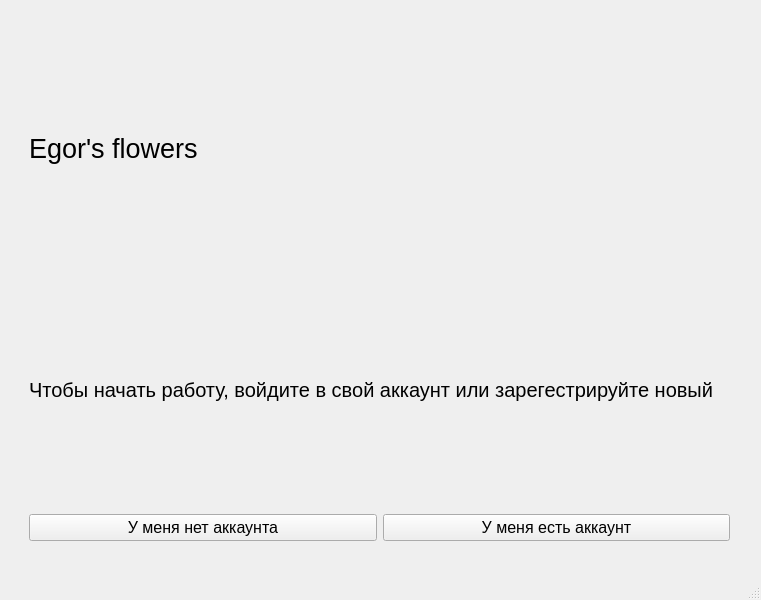
<?xml version="1.0" encoding="UTF-8"?>
<ui version="4.0">
 <class>MainWindow</class>
 <widget class="QMainWindow" name="MainWindow">
  <property name="geometry">
   <rect>
    <x>0</x>
    <y>0</y>
    <width>761</width>
    <height>600</height>
   </rect>
  </property>
  <property name="windowTitle">
   <string>MainWindow</string>
  </property>
  <widget class="QWidget" name="centralwidget">
   <widget class="QWidget" name="verticalLayoutWidget">
    <property name="geometry">
     <rect>
      <x>29</x>
      <y>30</y>
      <width>701</width>
      <height>511</height>
     </rect>
    </property>
    <layout class="QVBoxLayout" name="verticalLayout">
     <item>
      <widget class="QLabel" name="label">
       <property name="font">
        <font>
         <pointsize>20</pointsize>
        </font>
       </property>
       <property name="text">
        <string>Egor's flowers</string>
       </property>
      </widget>
     </item>
     <item>
      <widget class="QLabel" name="label_2">
       <property name="font">
        <font>
         <pointsize>15</pointsize>
        </font>
       </property>
       <property name="text">
        <string>Чтобы начать работу, войдите в свой аккаунт или зарегестрируйте новый</string>
       </property>
      </widget>
     </item>
     <item>
      <layout class="QHBoxLayout" name="horizontalLayout">
       <item>
        <widget class="QPushButton" name="pushButton_2">
         <property name="font">
          <font>
           <pointsize>12</pointsize>
          </font>
         </property>
         <property name="text">
          <string>У меня нет аккаунта</string>
         </property>
        </widget>
       </item>
       <item>
        <widget class="QPushButton" name="pushButton">
         <property name="font">
          <font>
           <pointsize>12</pointsize>
          </font>
         </property>
         <property name="text">
          <string>У меня есть аккаунт</string>
         </property>
        </widget>
       </item>
      </layout>
     </item>
    </layout>
   </widget>
  </widget>
  <widget class="QMenuBar" name="menubar">
   <property name="geometry">
    <rect>
     <x>0</x>
     <y>0</y>
     <width>761</width>
     <height>21</height>
    </rect>
   </property>
  </widget>
  <widget class="QStatusBar" name="statusbar"/>
 </widget>
 <resources/>
 <connections/>
</ui>
